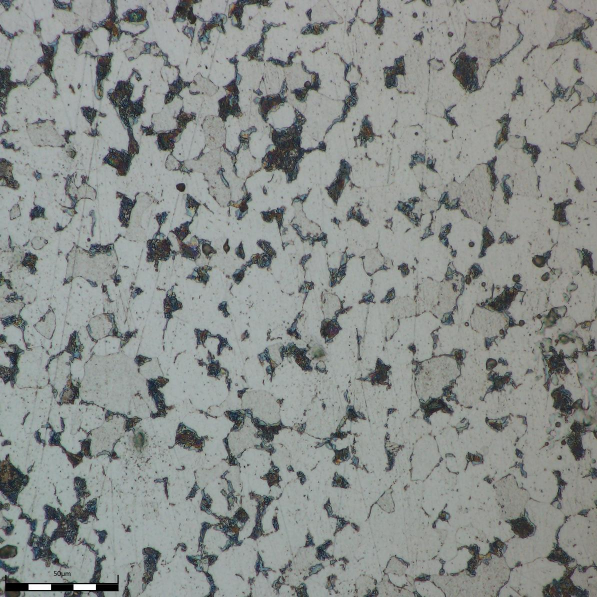
#> input picture data/SA210A1/StageB/aa 13.jpg, 1194 x 1194 px, found by its file name (shown at 1/2 size); the run also reads 1 picture not shown here
$ jupyter execute --allow-errors 'LBP GLCM PCA SVM model.ipynb'
#> lines starting #> are read from the running program, lines starting #| are printed output that depends on the picture
[cell 1]
import os
import cv2
import numpy as np
import matplotlib.pyplot as plt
from sklearn.model_selection import train_test_split, GridSearchCV, StratifiedKFold
from sklearn.preprocessing import StandardScaler, LabelEncoder
from sklearn.pipeline import Pipeline
from sklearn.svm import SVC
from sklearn.decomposition import PCA
from sklearn.metrics import confusion_matrix, accuracy_score, classification_report
from sklearn.utils import shuffle
import joblib
import time

[cell 2]
DATA_DIR = "SA210A1"
IMG_SIZE = (256, 256)

RADII = [1, 2, 3]         # LBP multi-scale
METHOD = "uniform"

GLCM_DISTANCES = [1, 2, 3]
GLCM_ANGLES = [0, np.pi/4, np.pi/2, 3*np.pi/4]
GLCM_LEVELS = 64

USE_CLAHE = True
CLAHE_CLIP = 2.0
CLAHE_GRID = (8, 8)

RANDOM_STATE = 42
TEST_SIZE = 0.20
CV_FOLDS = 5
N_JOBS = -1

[cell 3]
# CLAHE params
CLAHE_CLIP = 2.0
CLAHE_GRID = (8, 8)

# Crop scale-bar params (fixed bottom crop)
CROP_SCALEBAR = True
CROP_RATIO = 0.90   # keep top 90% (remove bottom 10%). adjust to your images.

# =========================
# 1) PREPROCESS: CLAHE + CROP
# =========================
def clahe_gray(img):
    if img.ndim == 3:
        gray = cv2.cvtColor(img, cv2.COLOR_BGR2GRAY)
    else:
        gray = img
    clahe = cv2.createCLAHE(clipLimit=CLAHE_CLIP, tileGridSize=CLAHE_GRID)
    return clahe.apply(gray)

# [8 lines left out: function crop_remove_scalebar_square, not called in this run]

[cell 4]
def quantize_image(img_gray, levels=64):
    bins = np.linspace(0, 256, levels+1)
    q = np.digitize(img_gray, bins) - 1
    q[q == levels] = levels - 1
    return q.astype(np.uint8)

def glcm_manual(img, distances, angles, levels):
    h, w = img.shape
    glcms = []

    for d in distances:
        for a in angles:
            dx = int(np.round(np.cos(a) * d))
            dy = int(np.round(np.sin(a) * d))

            M = np.zeros((levels, levels), dtype=np.float32)

            for i in range(h):
                for j in range(w):
                    x2 = i + dy
                    y2 = j + dx
                    if 0 <= x2 < h and 0 <= y2 < w:
                        p = img[i, j]
                        q = img[x2, y2]
                        M[p, q] += 1

            M = M / (M.sum() + 1e-12)
            glcms.append(M)

    return np.array(glcms)

def glcm_props_manual(glcms):
    feats = []

    for g in glcms:
        L = g.shape[0]
        i = np.arange(L).reshape(-1,1)
        j = np.arange(L).reshape(1,-1)

        # Contrast
        contrast = np.sum(g * (i - j)**2)

        # Dissimilarity
        dissimilarity = np.sum(g * np.abs(i - j))

        # Homogeneity
        homogeneity = np.sum(g / (1.0 + (i - j)**2))

        # Energy
        energy = np.sum(g**2)

        # Entropy
        entropy = -np.sum(g * np.log(g + 1e-12))

        # Correlation
        mi = np.sum(i * g)
        mj = np.sum(j * g)
        si = np.sqrt(np.sum(((i - mi)**2) * g))
        sj = np.sqrt(np.sum(((j - mj)**2) * g))
        if si * sj == 0:
            correlation = 1.0
        else:
            correlation = np.sum((i - mi) * (j - mj) * g) / (si * sj)

        feats.extend([
            contrast, dissimilarity, homogeneity,
            energy, entropy, correlation
        ])

    return np.array(feats, dtype=np.float32)

[cell 5]
from skimage.feature import local_binary_pattern  # hanya LBP, aman

def extract_lbp_glcm_features(gray_img):

    lbp_feats = []
    for R in RADII:
        P = 8 * R
        lbp = local_binary_pattern(gray_img, P, R, METHOD)
        bins = P + 2
        hist, _ = np.histogram(lbp.ravel(), bins=np.arange(0,bins+1), range=(0,bins))
        hist = hist.astype(np.float32)
        hist /= (hist.sum() + 1e-12)
        lbp_feats.append(hist)

    lbp_feats = np.hstack(lbp_feats)

    gray_q = quantize_image(gray_img, levels=GLCM_LEVELS)
    glcms = glcm_manual(gray_q, GLCM_DISTANCES, GLCM_ANGLES, GLCM_LEVELS)
    glcm_feats = glcm_props_manual(glcms)

    return np.hstack([lbp_feats, glcm_feats])

[cell 6]
filepaths = []
labels = []

for cls in sorted(os.listdir(DATA_DIR)):
    fpath = os.path.join(DATA_DIR, cls)
    if not os.path.isdir(fpath):
        continue

    for f in sorted(os.listdir(fpath)):
        if f.lower().endswith((".png",".jpg",".jpeg",".bmp",".tif")):
            filepaths.append(os.path.join(fpath,f))
            labels.append(cls)
#> pass 2 of the loop `for cls in sorted(os.listdir(DATA_DIR)):`:

print("Total images:", len(filepaths))

filepaths, labels = shuffle(filepaths, labels, random_state=RANDOM_STATE)

X_list = []
y_list = []

t0 = time.time()
for idx, (path, lab) in enumerate(zip(filepaths, labels)):
    img = cv2.imread(path)
#> img is the input picture: shape (1194, 1194, 3); mean B, G, R 139.8, 142.4, 138.1

    if USE_CLAHE:
        gray = clahe_gray(img)
    else:
        gray = cv2.cvtColor(img, cv2.COLOR_BGR2GRAY)

    gray = cv2.resize(gray, IMG_SIZE)
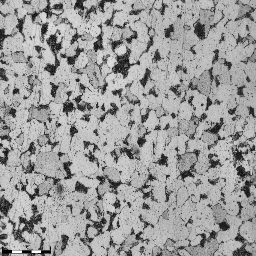
#> gray: shape (256, 256); min 2, max 255, mean 156.8

    feats = extract_lbp_glcm_features(gray)
#> the loop in extract_lbp_glcm_features, `for R in RADII:` made 3 passes
#> pass 1, in extract_lbp_glcm_features, `lbp = local_binary_pattern(gray_img, P, R, METHOD)`:
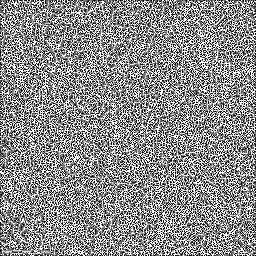
#> lbp: shape (256, 256) float64; min 0, max 9, mean 4.94; drawn with min black and max white
#> after the loop in extract_lbp_glcm_features, `for R in RADII:`: lbp_feats = 3 items
#> in extract_lbp_glcm_features, `lbp_feats = np.hstack(lbp_feats)`: lbp_feats = 54 values, max 0.57 at index 53, min 0.00616 at index 34, mean 0.0556
#> after the loop in glcm_manual, `for d in distances:`:
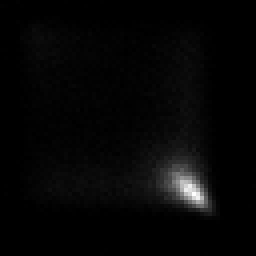
#> M: shape (64, 64) float32 (shown 4 times larger); min 0, max 0.00975, mean 0.000244; drawn with min black and max white
#> after the loop in glcm_manual, `for d in distances:`: glcms = 12 items
#> the loop in glcm_props_manual, `for g in glcms:` made 12 passes
#> (contrast, dissimilarity, homogeneity, energy, entropy, mi, mj, si) on passes 1 to 12: (82.59, 5.93, 0.238, 0.00329, 6.61, 38.83, 38.85, 12.25), (106.5, 6.74, 0.222, 0.00305, 6.69, 38.85, 38.85, 12.24), (69.66, 5.33, 0.264, 0.00375, 6.52, 38.84, 38.83, 12.23), (104.5, 6.68, 0.222, 0.00307, 6.69, 38.86, 38.83, 12.21), (147, 8.01, 0.203, 0.00272, 6.79, 38.84, 38.87, 12.26), (106.5, 6.74, 0.222, 0.00305, 6.69, 38.85, 38.85, 12.24), (127.8, 7.36, 0.219, 0.00298, 6.73, 38.86, 38.83, 12.22), (104.5, 6.68, 0.222, 0.00307, 6.69, 38.86, 38.83, 12.21), (195.7, 9.43, 0.183, 0.00242, 6.87, 38.85, 38.9, 12.27), (182.7, 9.06, 0.19, 0.00251, 6.85, 38.87, 38.87, 12.25), (172.9, 8.75, 0.197, 0.00262, 6.83, 38.88, 38.82, 12.21), (177.2, 8.9, 0.19, 0.00255, 6.85, 38.9, 38.84, 12.19)
#> after the loop in glcm_props_manual, `for g in glcms:`: feats = 72 values, max 195.7 at index 48, min 0.00242 at index 51, mean 24.41
#> in extract_lbp_glcm_features, `glcm_feats = glcm_props_manual(glcms)`: glcm_feats has the same summary as feats in glcm_props_manual
#> feats = 126 values, max 195.7 at index 102, min 0.00242 at index 105, mean 13.97
    X_list.append(feats)
    y_list.append(lab)

    if (idx+1) % 200 == 0:
        print(f"Processed {idx+1}/{len(filepaths)}")
#> pass 2 of the loop `for idx, (path, lab) in enumerate(zip(filepaths, labels)):`:
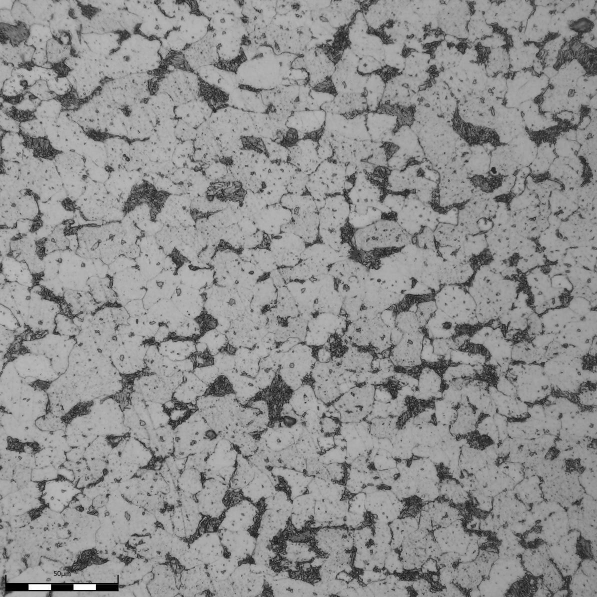
#> input picture data/SA210A1/StageA/A1-A-009.jpg, 1194 x 1194 px, found by its file name (shown at 1/2 size)
#> img is the input picture: shape (1194, 1194, 3); min 0, max 255, mean 143
#> the loop in extract_lbp_glcm_features (call 2), `for R in RADII:` made 3 passes
#> pass 1, in extract_lbp_glcm_features (call 2), `lbp = local_binary_pattern(gray_img, P, R, METHOD)`:
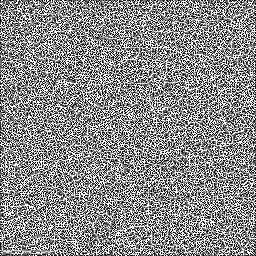
#> lbp: shape (256, 256) float64; min 0, max 9, mean 4.89; drawn with min black and max white
#> after the loop in extract_lbp_glcm_features (call 2), `for R in RADII:`: lbp_feats = 3 items
#> in extract_lbp_glcm_features (call 2), `lbp_feats = np.hstack(lbp_feats)`: lbp_feats = 54 values, max 0.577 at index 53, min 0.00554 at index 37, mean 0.0556
#> after the loop in glcm_manual (call 2), `for d in distances:`:
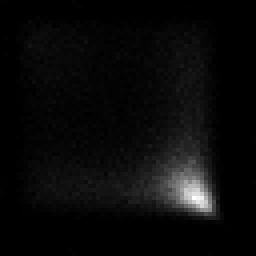
#> M: shape (64, 64) float32 (shown 4 times larger); min 0, max 0.00597, mean 0.000244; drawn with min black and max white
#> the loop in glcm_props_manual (call 2), `for g in glcms:` made 12 passes
#> (contrast, dissimilarity, homogeneity, energy, entropy, mi, mj, si) on passes 1 to 8: (109.4, 7.22, 0.191, 0.00212, 6.92, 38.51, 38.51, 12.89), (148.5, 8.48, 0.17, 0.00188, 7.02, 38.5, 38.51, 12.89), (117.4, 7.47, 0.188, 0.0021, 6.94, 38.5, 38.5, 12.88), (149.3, 8.54, 0.167, 0.00184, 7.03, 38.51, 38.5, 12.88), (176, 9.31, 0.159, 0.00173, 7.08, 38.52, 38.51, 12.89), (148.5, 8.48, 0.17, 0.00188, 7.02, 38.5, 38.51, 12.89), (193.6, 9.82, 0.152, 0.00166, 7.11, 38.5, 38.49, 12.88), (149.3, 8.54, 0.167, 0.00184, 7.03, 38.51, 38.5, 12.88)
#> in extract_lbp_glcm_features (call 2), `glcm_feats = glcm_props_manual(glcms)`: glcm_feats = 72 values, max 241.6 at index 60, min 0.00148 at index 63, mean 32.14
#> `feats = extract_lbp_glcm_features(gray)`: feats = 126 values, max 241.6 at index 114, min 0.00148 at index 117, mean 18.39

X = np.vstack(X_list).astype(np.float32)
y = np.array(y_list)

print("Feature shape:", X.shape)
#| Feature shape: (2, 126)
print("Labels:", np.unique(y))
print("Extraction time:", time.time() - t0)

[cell 7]
import os
from collections import Counter

data_path = "SA210A1"

print(f"Menganalisis distribusi data di: {data_path}")

# Dictionary untuk menyimpan hitungan
stadium_counts = Counter()

# Loop melalui semua subfolder (StageA, StageB, dll.)
try:
    for stadium_folder in os.listdir(data_path):
        folder_path = os.path.join(data_path, stadium_folder)

        # Hanya proses jika itu adalah direktori
        if os.path.isdir(folder_path):
            # Hitung jumlah file di dalam folder tersebut
            num_files = len([
                name for name in os.listdir(folder_path)
                if os.path.isfile(os.path.join(folder_path, name))
            ])
            stadium_counts[stadium_folder] = num_files
#> pass 2 of the loop `for stadium_folder in os.listdir(data_path):`:

except FileNotFoundError:
    print(f"Error: Direktori data pelatihan '{data_path}' tidak ditemukan.")
    # Exit atau handle error sesuai kebutuhan
    exit()

# Menampilkan hasil
total_samples = sum(stadium_counts.values())

print(f"Total Sampel Pelatihan: {total_samples}")
print("\nJumlah Sampel per Stadium:")
print("------------------------------")
for stadium, count in sorted(stadium_counts.items()):
    percentage = (count / total_samples) * 100
    print(f"{stadium:10}: {count:4} sampel ({percentage:.2f}%)")

print("------------------------------")

# Verifikasi kelas mayoritas
if stadium_counts:
    majority_class, majority_count = stadium_counts.most_common(1)[0]
    print(f"Kelas Mayoritas (secara jumlah) adalah: {majority_class}")
else:
    print("Tidak ada data ditemukan.")

[cell 8]
le = LabelEncoder()
y_enc = le.fit_transform(y)
class_names = le.classes_

#> (the rest of this cell did not finish here and is left out)

[cell 9]
pipe = Pipeline([
    ('scaler', StandardScaler()),
    ('pca', PCA()),     # PCA opsional, ditentukan oleh GridSearch
    ('svc', SVC(kernel='rbf',gamma='scale', probability=True,
    class_weight='balanced'))
])

param_grid = [
    {
        'pca__n_components': [X.shape[1], 80, 120],
        'svc__C': [0.1, 1, 10, 50, 100],
        'svc__gamma': ['scale', 0.001, 0.01, 0.1]
    }
]

cv = StratifiedKFold(n_splits=CV_FOLDS, shuffle=True, random_state=RANDOM_STATE)

#Grid Search -> Mencoba mencari konfigurasi secara acak yang terbaik
gs = GridSearchCV(
    pipe, param_grid, scoring='accuracy',
    cv=cv, n_jobs=N_JOBS, verbose=2
)

print("\n=== Running GridSearchCV ===")
tgs = time.time()
#> (the rest of this cell did not finish here and is left out)

[cell 10]
from sklearn.model_selection import cross_val_score

# Gunakan pipeline (scaler + svm) di sini
#> (the rest of this cell did not finish here and is left out)

[cell 11]
import numpy as np
import pandas as pd

# Ambil hasil CV dari GridSearch
#> (the rest of this cell did not finish here and is left out)

[cell 12]
import numpy as np
import pandas as pd
import matplotlib.pyplot as plt
import matplotlib.patches as mpatches
import matplotlib.ticker as mticker
from matplotlib.colors import Normalize
from sklearn.model_selection import GridSearchCV, StratifiedKFold

# =========================================================
# 1. DEFINE CV AND PARAMETER GRID
# =========================================================
cv = StratifiedKFold(n_splits=5, shuffle=True, random_state=42)

param_grid = {
    'pca__n_components': [80],                 # bisa diganti [80, 120, 126] jika ingin eksplorasi
    'svc__C': [0.1, 1, 10, 50, 100],
    'svc__gamma': [0.001, 0.01, 0.1, 'scale']
}

# =========================================================
# 2. RUN GRID SEARCH
#    Asumsikan pipeline Anda bernama: pipe
#    Asumsikan data Anda: X_train, y_train
# =========================================================
gs = GridSearchCV(
    estimator=pipe,
    param_grid=param_grid,
    scoring='accuracy',
    cv=cv,
    n_jobs=-1,
    verbose=2,
    return_train_score=False
)

#> (the rest of this cell did not finish here and is left out)

[cell 13]
import pandas as pd
import numpy as np

#> (the rest of this cell did not finish here and is left out)

[cell 14]
from sklearn.preprocessing import StandardScaler
from sklearn.decomposition import PCA
import numpy as np
import matplotlib.pyplot as plt

# Standarisasi seluruh data training
scaler = StandardScaler()
#> (the rest of this cell did not finish here and is left out)

#> (a cell that did not finish here is left out)

[cell 16]
import numpy as np
import matplotlib.pyplot as plt
import seaborn as sns
from sklearn.metrics import confusion_matrix

# =========================================================
# INPUT
# =========================================================
# y_test      : true labels
# y_pred      : predicted labels
# class_names : e.g. ["A", "B", "C", "D", "E", "F"]

#> (the rest of this cell did not finish here and is left out)

[cell 17]
import os
import cv2
import joblib
import numpy as np
import pandas as pd
import matplotlib.pyplot as plt
import seaborn as sns
from sklearn.metrics import accuracy_score, classification_report, confusion_matrix

# =========================
# USER SETTINGS
# =========================
MODEL_PATH = "model_lbp_glcm_svm_optimal.pkl"
VALIDATION_DIR = "Validasi_SA210A1"

# Must match training
IMG_SIZE = (256, 256)
USE_CLAHE = True
CLAHE_CLIP = 2.0
CLAHE_GRID = (8, 8)

# Optional: remove scale bar (fixed bottom crop)
DO_CROP_SCALEBAR = True
CROP_RATIO = 0.90              # keep top 90%, remove bottom 10%

# Class order (must match folder names)
class_names = ["StageA", "StageB", "StageC", "StageD", "StageE", "StageF"]

[cell 18]
def clahe_gray(img):
    if img.ndim == 3:
        gray = cv2.cvtColor(img, cv2.COLOR_BGR2GRAY)
    else:
        gray = img
    clahe = cv2.createCLAHE(clipLimit=CLAHE_CLIP, tileGridSize=CLAHE_GRID)
    return clahe.apply(gray)

def crop_remove_scalebar(img_gray, crop_ratio=0.90):
    h, w = img_gray.shape
    h_crop = int(h * crop_ratio)
    if h_crop <= 1:
        return img_gray
    return img_gray[:h_crop, :]

def quantize_image(img_gray, levels=64):
    bins = np.linspace(0, 256, levels+1)
    q = np.digitize(img_gray, bins) - 1
    q[q == levels] = levels - 1
    return q.astype(np.uint8)
# =========================
# 0.1) FEATURE EXTRACTION PLACEHOLDER
# =========================
def glcm_manual(img, distances, angles, levels):
    h, w = img.shape
    glcms = []

    for d in distances:
        for a in angles:
            dx = int(np.round(np.cos(a) * d))
            dy = int(np.round(np.sin(a) * d))

            M = np.zeros((levels, levels), dtype=np.float32)

            for i in range(h):
                for j in range(w):
                    x2 = i + dy
                    y2 = j + dx
                    if 0 <= x2 < h and 0 <= y2 < w:
                        p = img[i, j]
                        q = img[x2, y2]
                        M[p, q] += 1

            M = M / (M.sum() + 1e-12)
            glcms.append(M)

    return np.array(glcms)

def glcm_props_manual(glcms):
    feats = []

    for g in glcms:
        L = g.shape[0]
        i = np.arange(L).reshape(-1,1)
        j = np.arange(L).reshape(1,-1)

        # Contrast
        contrast = np.sum(g * (i - j)**2)

        # Dissimilarity
        dissimilarity = np.sum(g * np.abs(i - j))

        # Homogeneity
        homogeneity = np.sum(g / (1.0 + (i - j)**2))

        # Energy
        energy = np.sum(g**2)

        # Entropy
        entropy = -np.sum(g * np.log(g + 1e-12))

        # Correlation
        mi = np.sum(i * g)
        mj = np.sum(j * g)
        si = np.sqrt(np.sum(((i - mi)**2) * g))
        sj = np.sqrt(np.sum(((j - mj)**2) * g))
        if si * sj == 0:
            correlation = 1.0
        else:
            correlation = np.sum((i - mi) * (j - mj) * g) / (si * sj)

        feats.extend([
            contrast, dissimilarity, homogeneity,
            energy, entropy, correlation
        ])

    return np.array(feats, dtype=np.float32)

def extract_lbp_glcm_features(gray_img):

    lbp_feats = []
    for R in RADII:
        P = 8 * R
        lbp = local_binary_pattern(gray_img, P, R, METHOD)
        bins = P + 2
        hist, _ = np.histogram(lbp.ravel(), bins=np.arange(0,bins+1), range=(0,bins))
        hist = hist.astype(np.float32)
        hist /= (hist.sum() + 1e-12)
        lbp_feats.append(hist)

    lbp_feats = np.hstack(lbp_feats)

    gray_q = quantize_image(gray_img, levels=GLCM_LEVELS)
    glcms = glcm_manual(gray_q, GLCM_DISTANCES, GLCM_ANGLES, GLCM_LEVELS)
    glcm_feats = glcm_props_manual(glcms)

    return np.hstack([lbp_feats, glcm_feats])

#> (a cell that did not finish here is left out)

[cell 20]
val_filepaths = []
val_true_labels = []

for cls in class_names:
    folder = os.path.join(VALIDATION_DIR, cls)
    if not os.path.isdir(folder):
        print(f"[WARN] Folder not found (skip): {folder}")
        continue

    for fname in sorted(os.listdir(folder)):
        if fname.lower().endswith((".png", ".jpg", ".jpeg", ".bmp", ".tif", ".tiff")):
            val_filepaths.append(os.path.join(folder, fname))
            val_true_labels.append(cls)
#> pass 2 of the loop `for cls in class_names:`:

print(f"[OK] Validation images: {len(val_filepaths)}")

[cell 21]
X_val_list = []
y_val_list = []
y_pred_list = []
kept_paths = []

#> (the rest of this cell did not finish here and is left out)

#> in crop_remove_scalebar, `return img_gray[:h_crop, :]`:
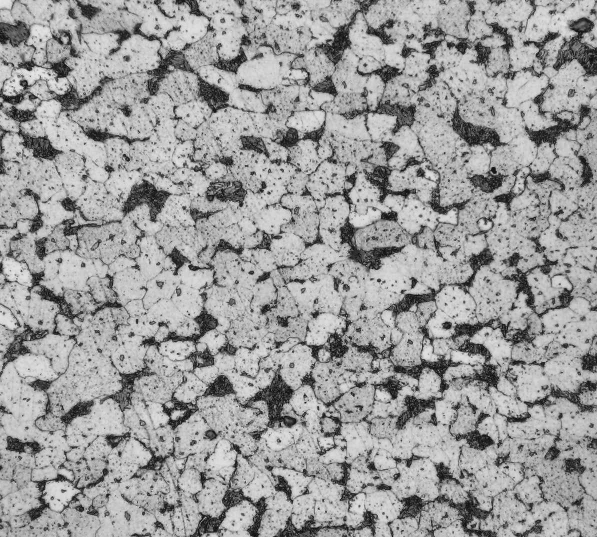
#> returned value: shape (1074, 1194) (shown at 1/2 size); min 0, max 234, mean 156.4
#> `gray = cv2.resize(gray, IMG_SIZE)`:
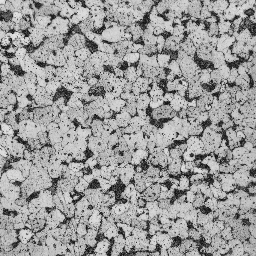
#> gray: shape (256, 256); min 5, max 229, mean 156.2

    # resize (match training)
    gray = cv2.resize(gray, IMG_SIZE)

    # extract features (must match training)
    feat = extract_lbp_glcm_features(gray).astype(np.float32).reshape(1, -1)
#> the loop in extract_lbp_glcm_features, `for R in RADII:` made 3 passes
#> pass 1, in extract_lbp_glcm_features, `lbp = local_binary_pattern(gray_img, P, R, METHOD)`:
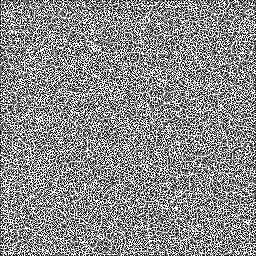
#> lbp: shape (256, 256) float64; min 0, max 9, mean 4.9; drawn with min black and max white
#> pass 3, in extract_lbp_glcm_features, `lbp = local_binary_pattern(gray_img, P, R, METHOD)`:
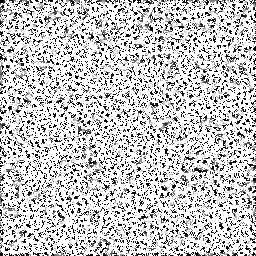
#> lbp: shape (256, 256) float64; min 0, max 25, mean 19.2; drawn with min black and max white
#> after the loop in extract_lbp_glcm_features, `for R in RADII:`: lbp_feats = 3 items
#> in extract_lbp_glcm_features, `lbp_feats = np.hstack(lbp_feats)`: lbp_feats = 54 values, max 0.578 at index 53, min 0.00569 at index 42, mean 0.0556
#> in quantize_image, `q = np.digitize(img_gray, bins) - 1`:
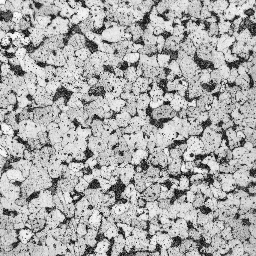
#> q: shape (256, 256) int64; min 1, max 57, mean 38.7; drawn with min black and max white
#> in quantize_image, `return q.astype(np.uint8)`:
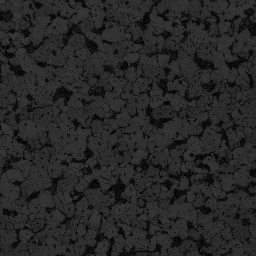
#> returned value: shape (256, 256); min 1, max 57, mean 38.7
#> after the loop in glcm_manual, `for d in distances:`:
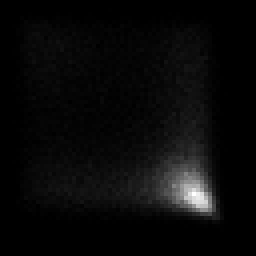
#> M: shape (64, 64) float32 (shown 4 times larger); min 0, max 0.00631, mean 0.000244; drawn with min black and max white
#> after the loop in glcm_manual, `for d in distances:`: glcms = 12 items
#> the loop in glcm_props_manual, `for g in glcms:` made 12 passes
#> (contrast, dissimilarity, homogeneity, energy, entropy, mi, mj, si) on passes 1 to 12: (109.3, 7.22, 0.191, 0.0022, 6.9, 38.68, 38.68, 12.76), (141.2, 8.26, 0.174, 0.00198, 6.98, 38.69, 38.68, 12.75), (105.4, 7.06, 0.196, 0.00228, 6.88, 38.68, 38.67, 12.75), (141, 8.29, 0.171, 0.00195, 6.99, 38.69, 38.68, 12.74), (175.6, 9.31, 0.16, 0.0018, 7.05, 38.69, 38.68, 12.76), (141.2, 8.26, 0.174, 0.00198, 6.98, 38.69, 38.68, 12.75), (178, 9.38, 0.158, 0.00179, 7.06, 38.69, 38.66, 12.75), (141, 8.29, 0.171, 0.00195, 6.99, 38.69, 38.68, 12.74), (218.7, 10.54, 0.144, 0.00162, 7.11, 38.7, 38.67, 12.76), (219.6, 10.58, 0.142, 0.0016, 7.12, 38.7, 38.67, 12.76), (225.5, 10.72, 0.143, 0.00159, 7.12, 38.7, 38.65, 12.74), (216.2, 10.47, 0.143, 0.00162, 7.11, 38.7, 38.68, 12.75)
#> after the loop in glcm_props_manual, `for g in glcms:`: feats = 72 values, max 225.5 at index 60, min 0.00159 at index 63, mean 30.74
#> in extract_lbp_glcm_features, `glcm_feats = glcm_props_manual(glcms)`: glcm_feats has the same summary as feats in glcm_props_manual

    # predict
    pred = model.predict(feat)[0]

    # robust decoding: if model returns numeric, decode with le (if available)
    if isinstance(pred, (str, np.str_)):
        pred_label = str(pred)
    else:
        pred_label = le.inverse_transform([int(pred)])[0] if le is not None else str(int(pred))

    X_val_list.append(feat.ravel())
    y_val_list.append(y_true)
    y_pred_list.append(pred_label)
    kept_paths.append(fpath)

X_val = np.vstack(X_val_list) if len(X_val_list) else np.empty((0, 0))
y_val = np.array(y_val_list, dtype=object)
y_val_pred = np.array(y_pred_list, dtype=object)

print(f"[OK] Extracted validation features: {X_val.shape}")
